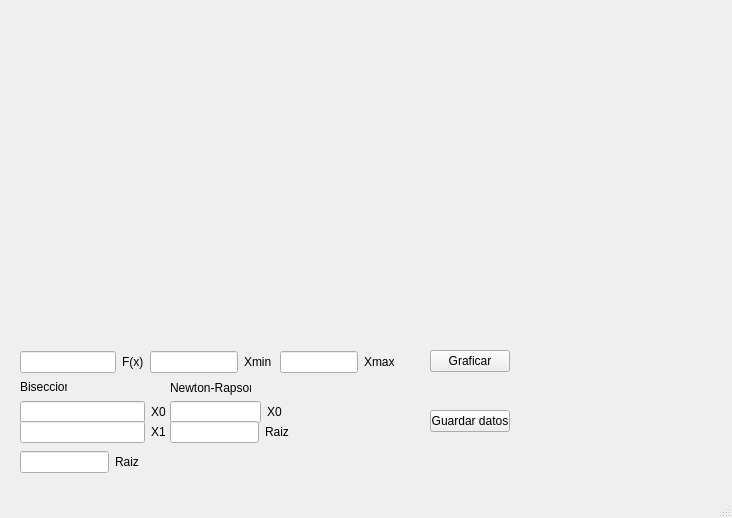
<?xml version="1.0" encoding="UTF-8"?>
<ui version="4.0">
 <class>MainWindow</class>
 <widget class="QMainWindow" name="MainWindow">
  <property name="geometry">
   <rect>
    <x>0</x>
    <y>0</y>
    <width>732</width>
    <height>518</height>
   </rect>
  </property>
  <property name="windowTitle">
   <string>MainWindow</string>
  </property>
  <widget class="QWidget" name="centralwidget">
   <widget class="QCustomPlot" name="graphic" native="true">
    <property name="geometry">
     <rect>
      <x>20</x>
      <y>20</y>
      <width>681</width>
      <height>321</height>
     </rect>
    </property>
   </widget>
   <widget class="QWidget" name="layoutWidget">
    <property name="geometry">
     <rect>
      <x>20</x>
      <y>350</y>
      <width>124</width>
      <height>24</height>
     </rect>
    </property>
    <layout class="QHBoxLayout" name="horizontalLayout">
     <item>
      <widget class="QLineEdit" name="Fx"/>
     </item>
     <item>
      <widget class="QLabel" name="label">
       <property name="text">
        <string>F(x)</string>
       </property>
      </widget>
     </item>
    </layout>
   </widget>
   <widget class="QWidget" name="layoutWidget">
    <property name="geometry">
     <rect>
      <x>150</x>
      <y>350</y>
      <width>122</width>
      <height>24</height>
     </rect>
    </property>
    <layout class="QHBoxLayout" name="horizontalLayout_2">
     <item>
      <widget class="QLineEdit" name="Xmin"/>
     </item>
     <item>
      <widget class="QLabel" name="label_2">
       <property name="text">
        <string>Xmin</string>
       </property>
      </widget>
     </item>
    </layout>
   </widget>
   <widget class="QWidget" name="layoutWidget">
    <property name="geometry">
     <rect>
      <x>280</x>
      <y>350</y>
      <width>115</width>
      <height>24</height>
     </rect>
    </property>
    <layout class="QHBoxLayout" name="horizontalLayout_3">
     <item>
      <widget class="QLineEdit" name="Xmax"/>
     </item>
     <item>
      <widget class="QLabel" name="label_3">
       <property name="text">
        <string>Xmax</string>
       </property>
      </widget>
     </item>
    </layout>
   </widget>
   <widget class="QLabel" name="label_4">
    <property name="geometry">
     <rect>
      <x>20</x>
      <y>380</y>
      <width>47</width>
      <height>14</height>
     </rect>
    </property>
    <property name="text">
     <string>Biseccion</string>
    </property>
   </widget>
   <widget class="QLabel" name="label_5">
    <property name="geometry">
     <rect>
      <x>170</x>
      <y>380</y>
      <width>81</width>
      <height>16</height>
     </rect>
    </property>
    <property name="text">
     <string>Newton-Rapson</string>
    </property>
   </widget>
   <widget class="QPushButton" name="Savedata">
    <property name="geometry">
     <rect>
      <x>430</x>
      <y>410</y>
      <width>80</width>
      <height>22</height>
     </rect>
    </property>
    <property name="text">
     <string>Guardar datos</string>
    </property>
   </widget>
   <widget class="QPushButton" name="Graficar">
    <property name="geometry">
     <rect>
      <x>430</x>
      <y>350</y>
      <width>80</width>
      <height>22</height>
     </rect>
    </property>
    <property name="text">
     <string>Graficar</string>
    </property>
   </widget>
   <widget class="QWidget" name="">
    <property name="geometry">
     <rect>
      <x>170</x>
      <y>400</y>
      <width>112</width>
      <height>24</height>
     </rect>
    </property>
    <layout class="QHBoxLayout" name="horizontalLayout_4">
     <item>
      <widget class="QLineEdit" name="Xncero"/>
     </item>
     <item>
      <widget class="QLabel" name="label_6">
       <property name="text">
        <string>X0</string>
       </property>
      </widget>
     </item>
    </layout>
   </widget>
   <widget class="QWidget" name="">
    <property name="geometry">
     <rect>
      <x>20</x>
      <y>400</y>
      <width>146</width>
      <height>24</height>
     </rect>
    </property>
    <layout class="QHBoxLayout" name="horizontalLayout_5">
     <item>
      <widget class="QLineEdit" name="Xbcero"/>
     </item>
     <item>
      <widget class="QLabel" name="label_7">
       <property name="text">
        <string>X0</string>
       </property>
      </widget>
     </item>
    </layout>
   </widget>
   <widget class="QWidget" name="">
    <property name="geometry">
     <rect>
      <x>20</x>
      <y>420</y>
      <width>146</width>
      <height>24</height>
     </rect>
    </property>
    <layout class="QHBoxLayout" name="horizontalLayout_6">
     <item>
      <widget class="QLineEdit" name="Xbuno"/>
     </item>
     <item>
      <widget class="QLabel" name="label_8">
       <property name="text">
        <string>X1</string>
       </property>
      </widget>
     </item>
    </layout>
   </widget>
   <widget class="QWidget" name="">
    <property name="geometry">
     <rect>
      <x>20</x>
      <y>450</y>
      <width>119</width>
      <height>24</height>
     </rect>
    </property>
    <layout class="QHBoxLayout" name="horizontalLayout_7">
     <item>
      <widget class="QLineEdit" name="xmiddle"/>
     </item>
     <item>
      <widget class="QLabel" name="label_9">
       <property name="text">
        <string>Raiz</string>
       </property>
      </widget>
     </item>
    </layout>
   </widget>
   <widget class="QWidget" name="">
    <property name="geometry">
     <rect>
      <x>170</x>
      <y>420</y>
      <width>119</width>
      <height>24</height>
     </rect>
    </property>
    <layout class="QHBoxLayout" name="horizontalLayout_8">
     <item>
      <widget class="QLineEdit" name="xraiz"/>
     </item>
     <item>
      <widget class="QLabel" name="label_10">
       <property name="text">
        <string>Raiz</string>
       </property>
      </widget>
     </item>
    </layout>
   </widget>
  </widget>
  <widget class="QMenuBar" name="menubar">
   <property name="geometry">
    <rect>
     <x>0</x>
     <y>0</y>
     <width>732</width>
     <height>21</height>
    </rect>
   </property>
  </widget>
  <widget class="QStatusBar" name="statusbar"/>
 </widget>
 <customwidgets>
  <customwidget>
   <class>QCustomPlot</class>
   <extends>QWidget</extends>
   <header location="global">qcustomplot.h</header>
   <container>1</container>
  </customwidget>
 </customwidgets>
 <resources/>
 <connections/>
</ui>
